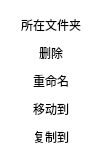
<?xml version="1.0" encoding="UTF-8"?>
<ui version="4.0">
 <class>MyListViewMenu</class>
 <widget class="QWidget" name="MyListViewMenu">
  <property name="geometry">
   <rect>
    <x>0</x>
    <y>0</y>
    <width>98</width>
    <height>128</height>
   </rect>
  </property>
  <property name="windowTitle">
   <string>Form</string>
  </property>
  <property name="styleSheet">
   <string notr="true">background-color: rgb(255, 255, 255);</string>
  </property>
  <layout class="QVBoxLayout" name="verticalLayout">
   <property name="spacing">
    <number>0</number>
   </property>
   <item>
    <widget class="QPushButton" name="menu_btn_open">
     <property name="styleSheet">
      <string notr="true">QPushButton {
    background-color: rgba(0,0,0,0);  /* 透明背景 */
    border: none;                     /* 无边框 */
    border-radius: 8px;               /* 圆角半径 */
    color: black;                     /* 文字颜色，可自定义 */
    padding: 5px 10px;                /* 内边距 */
}

QPushButton:hover {
    background-color: rgb(164, 170, 182);         /* 鼠标悬停背景色 */
}

QPushButton:pressed {
    background-color: #3399FF;        /* 鼠标按下背景色 */
}</string>
     </property>
     <property name="text">
      <string>所在文件夹</string>
     </property>
    </widget>
   </item>
   <item>
    <widget class="QPushButton" name="menu_btn_delete">
     <property name="styleSheet">
      <string notr="true">QPushButton {
    background-color: rgba(0,0,0,0);  /* 透明背景 */
    border: none;                     /* 无边框 */
    border-radius: 8px;               /* 圆角半径 */
    color: black;                     /* 文字颜色，可自定义 */
    padding: 5px 10px;                /* 内边距 */
}

QPushButton:hover {
    background-color: rgb(164, 170, 182);         /* 鼠标悬停背景色 */
}

QPushButton:pressed {
    background-color: #3399FF;        /* 鼠标按下背景色 */
}</string>
     </property>
     <property name="text">
      <string>删除</string>
     </property>
    </widget>
   </item>
   <item>
    <widget class="QPushButton" name="menu_btn_rename">
     <property name="styleSheet">
      <string notr="true">QPushButton {
    background-color: rgba(0,0,0,0);  /* 透明背景 */
    border: none;                     /* 无边框 */
    border-radius: 8px;               /* 圆角半径 */
    color: black;                     /* 文字颜色，可自定义 */
    padding: 5px 10px;                /* 内边距 */
}

QPushButton:hover {
    background-color: rgb(164, 170, 182);         /* 鼠标悬停背景色 */
}

QPushButton:pressed {
    background-color: #3399FF;        /* 鼠标按下背景色 */
}</string>
     </property>
     <property name="text">
      <string>重命名</string>
     </property>
    </widget>
   </item>
   <item>
    <widget class="QPushButton" name="menu_btn_move">
     <property name="styleSheet">
      <string notr="true">QPushButton {
    background-color: rgba(0,0,0,0);  /* 透明背景 */
    border: none;                     /* 无边框 */
    border-radius: 8px;               /* 圆角半径 */
    color: black;                     /* 文字颜色，可自定义 */
    padding: 5px 10px;                /* 内边距 */
}

QPushButton:hover {
    background-color: rgb(164, 170, 182);         /* 鼠标悬停背景色 */
}

QPushButton:pressed {
    background-color: #3399FF;        /* 鼠标按下背景色 */
}</string>
     </property>
     <property name="text">
      <string>移动到</string>
     </property>
    </widget>
   </item>
   <item>
    <widget class="QPushButton" name="menu_btn_copy">
     <property name="styleSheet">
      <string notr="true">QPushButton {
    background-color: rgba(0,0,0,0);  /* 透明背景 */
    border: none;                     /* 无边框 */
    border-radius: 8px;               /* 圆角半径 */
    color: black;                     /* 文字颜色，可自定义 */
    padding: 5px 10px;                /* 内边距 */
}

QPushButton:hover {
    background-color: rgb(164, 170, 182);         /* 鼠标悬停背景色 */
}

QPushButton:pressed {
    background-color: #3399FF;        /* 鼠标按下背景色 */
}</string>
     </property>
     <property name="text">
      <string>复制到</string>
     </property>
    </widget>
   </item>
  </layout>
 </widget>
 <resources/>
 <connections/>
</ui>
